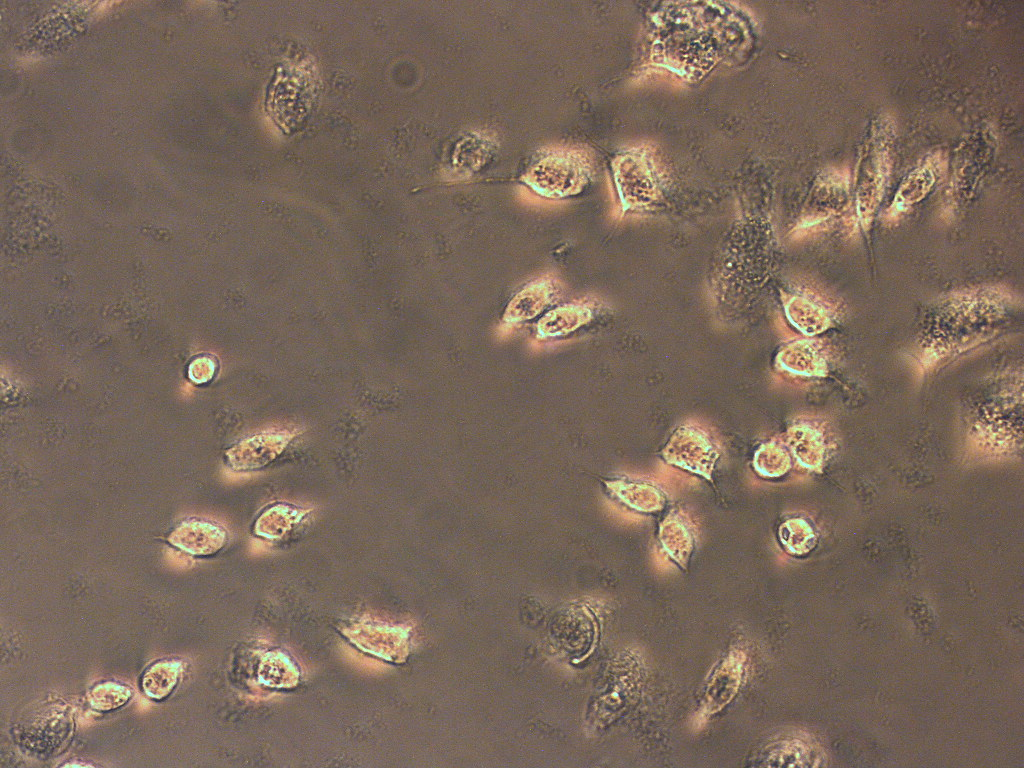
#> input picture cells/24h/09.0/image0030.bmp, 1024 x 768 px, found by its file name; its folder holds 2 pictures in this run
$ python main.py
#> lines starting #> are read from the running program, lines starting #| are printed output that depends on the picture
### image_processing.py
import os
import numpy as np
from PIL import Image

# Reads image from path and returns image and corresponding array
def read_image(path):
    im = Image.open(path)
    im_array = np.array(im).astype(np.int16)
    return im, im_array

# Verifies technique used based on characteristic magnitude of RGB channels (fluorescence is "darker")
def technique_identifier(img):
    verify = Image.open(img)
    verify_array = np.array(verify).astype(np.int16)
    avg = np.average(verify_array)
    if avg < 50:
        return 1
    else:
        return 0

# Takes average of pictures from a specified folder and returns it and corresponding array
def average_images(path):

    files = os.listdir(path)
    arrays = []

    for photo in files:
        img_path = path / photo
        img = Image.open(img_path)
#> img is the input picture: PIL image 1024x768 RGB; mean R, G, B 121.6, 103.4, 89.9
        img_array = np.array(img).astype(np.int16)
        arrays.append(img_array)

    avg_array = np.average(arrays, axis=0)
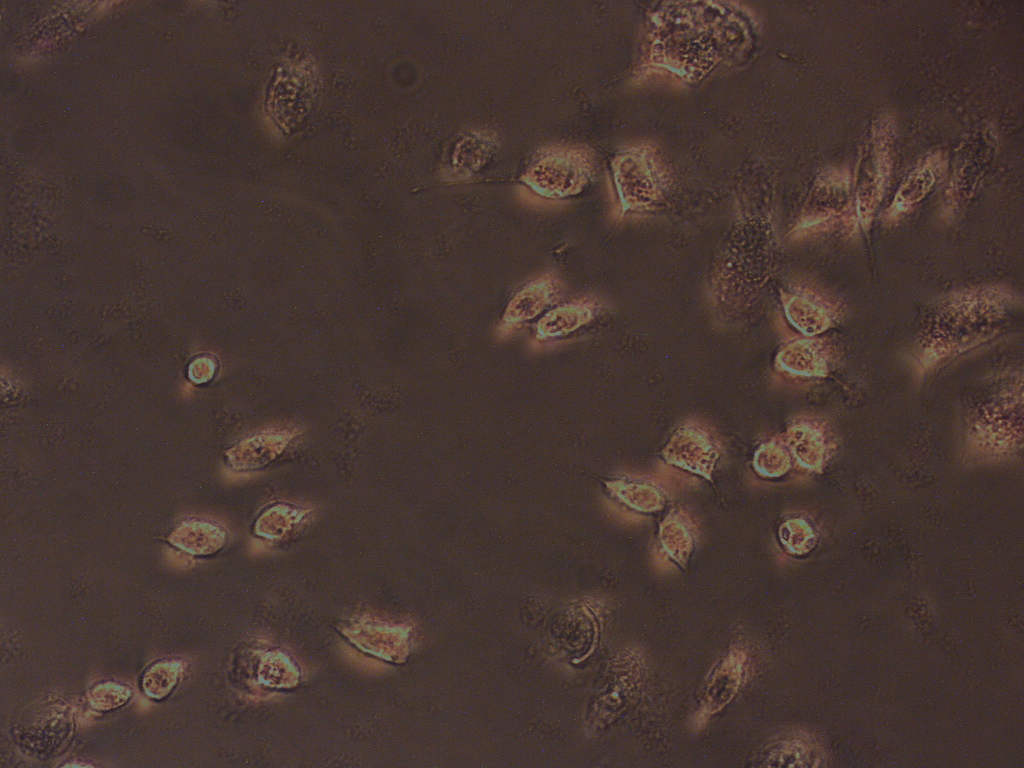
#> avg_array: shape (768, 1024, 3) float64; mean R, G, B 72.5, 55.4, 50.1
    avg_image = Image.fromarray(np.round(avg_array).astype(np.uint8))

    return avg_image, avg_array

# Applies LUMA conversion to generate brightness map from RGB image diference
def luma(img, param_luma):
    img_dif = np.zeros((img.shape[0], img.shape[1]))
    for i in range(3):
        img_dif[:, :] += param_luma[i]*np.clip(img[:, :, i], a_min=0, a_max=None)

    return img_dif

### loop.py
import os
import pandas as pd
from clusterization import image_clustering, db_update
from image_processing import read_image, technique_identifier, average_images, luma
from plot import plot_img, plot_dict


def loop(hr, concentrations, folder, param_luma, limiar, eps, min_samples):

    df_list = [] # List to storage dataframes from image clusterization
    for h in hr:
        for c in concentrations:

            culture_params = {'concentration': c, 'cultivation_time': h}

            # Folders
            path_cell = folder / fr'cells/{h}/{c}'
            path_media = folder / fr'media/{h}/{c}'
            path_map =  folder / fr'outputs'

            path_map.mkdir(parents=True, exist_ok=True)

            # Takes average image from culture media at concentration c and cultivation_time h
            initial_img, initial_img_array = average_images(path_media) # returns image and correponding array

            # Cells images taken at concentration c and cultivation_time h (both phase-contrast and fluorescece)
            cell_files = os.listdir(path_cell)

            for image_cell in cell_files:

                # Verifies technique used in the picture
                flag = technique_identifier(path_cell / image_cell)
#> in technique_identifier, `avg = np.average(verify_array)`: avg = 105
                if flag == 0:
                    # If contrast-phase is identified, image is saved and script follows to fluorescence corresponding image
                    contrast_img, contrast_img_array = read_image(path_cell / image_cell)
                    continue

                # If fluorescence is identified, script takes it
                image_celula_fluo = path_cell / image_cell
                final_img, final_img_array = read_image(image_celula_fluo)

                # Takes difference between it and media average, in order to get absorted light
                img_dif = luma(final_img_array - initial_img_array, param_luma) # Clips just positive differences (absorption regions) and converts to brightness map

                # Runs clusterization algorithm (DBSCAN)
                clusterized_img, binary_mask, unique_clusters, points, labels, rgb_brightness, n_clusters = image_clustering(img_dif,  limiar, eps, min_samples)

                # Updates clusters dataframe list with clusters data found on image
                db_cluster = db_update(unique_clusters, points, labels, img_dif, image_cell, h, c)
                df_imagem = pd.DataFrame(db_cluster)
                df_list.append(df_imagem)

                # Sets a support dictionary and structures result map from it
                dic = plot_dict(initial_img, final_img, image_cell, contrast_img, rgb_brightness, binary_mask, clusterized_img)
                plot_img(dic, culture_params, n_clusters, path_map)

    # Creates and save clusters database with Pandas
    df_clusters = pd.concat(df_list, ignore_index=True)
    df_clusters.to_excel(folder / 'outputs/Clusters database.xlsx', index_label=False)

### clusterization.py
import cv2
import numpy as np
import matplotlib.pyplot as plt
from sklearn.cluster import DBSCAN

def image_clustering(brightness_img: np.ndarray, brightness_limiar: int = 0.15, eps: float = 4, min_samples: int = 20):
    """
    Applies DBSCAN on an image to identify clusters based on brightness thresholding and generates a clustered image.

    Parameters:
    - brightness_img (np.ndarray): Grayscale input image matrix.
    - brightness_limiar (float): Minimum normalized brightness threshold (0.0 to 1.0) to filter pixels.
    - eps (float): DBSCAN parameter defining the maximum neighborhood distance for two points to be considered in the same cluster.
    - min_samples (int): Minimum number of pixels required to form a dense region (cluster).

    Returns:
    - clusterized_img (np.ndarray): RGB image (uint8) where pixels are color-coded by cluster ID, and noise is colored red.
    - binary_mask (np.ndarray): Binary mask image where values are 1 for pixels above the brightness threshold and 0 elsewhere.
    - unique_clusters (set): Set of unique cluster labels identified by DBSCAN (excluding noise label -1).
    - points (np.ndarray): Array of 2D coordinates (y, x) of all pixels that passed the threshold.
    - label (np.ndarray): Cluster label assignment for each point in 'points' (-1 represents noise).
    - rgb_brightness (np.ndarray): Normalized grayscale image with values scaled between 0.0 and 1.0.
    - n_clusters (int): Total count of valid clusters detected (excluding noise).
    """

    # Normalize
    rgb_brightness = cv2.normalize(brightness_img, None, 0, 1, cv2.NORM_MINMAX)

    # Applies brightness threshold
    _, binary_mask = cv2.threshold(rgb_brightness, brightness_limiar, 1, cv2.THRESH_BINARY)

    # Threshold points array coordinates
    points = np.column_stack(np.where(binary_mask > 0))  # (y, x)

    # Applies DBSCAN
    dbscan = DBSCAN(eps=eps, min_samples=min_samples)
    labels = dbscan.fit_predict(points)

    # Generates RGB clusterized image
    clusterized_img = np.zeros((*brightness_img.shape, 3), dtype=np.uint8)

    # Number of clusters (excluding noise label -1)
    unique_clusters = set(labels) - {-1}
    n_clusters = len(unique_clusters)

    # Generates color map
    cmap = plt.colormaps["tab20"].resampled(n_clusters)
    cores = (cmap(np.arange(n_clusters))[:, :3] * 255).astype(np.uint8)

    # Clusters coloring
    for (y, x), label in zip(points, labels):
        if label == -1:  # noise points
            clusterized_img[y, x] = (0, 0, 255)  # red
        else:
            clusterized_img[y, x] = cores[label % n_clusters]

    return clusterized_img, binary_mask, unique_clusters, points, labels, rgb_brightness, n_clusters

def db_update(unique_clusters, points, labels, brightness_img, image_cell, h, c):

    db_cluster = {
        "Cultivation time": [],
        "Silica concentration": [],
        "Image": [],
        "cluster": [],
        "n_pixels": [],
        "sum_brightness": [],
        "max_brightness": [],
        "min_brightness": [],
        "mean_brightness": [],
        }

    for item in unique_clusters:
        coords = points[labels == item]
        values = brightness_img[coords[:, 0], coords[:, 1]]
        db_cluster["cluster"].append(item)
        db_cluster["n_pixels"].append(len(values))
        db_cluster["sum_brightness"].append(int(values.sum()))
        db_cluster["max_brightness"].append(int(values.max()))
        db_cluster["min_brightness"].append(int(values.min()))
        db_cluster["mean_brightness"].append(float(values.mean()))

    db_cluster["Cultivation time"] = h
    db_cluster["Silica concentration"] = c
    db_cluster["Image"]= image_cell[:-4]

    return db_cluster

### plot.py
import matplotlib.pyplot as plt

# Generates result map from orchestrator dictionary
def plot_img(dic, culture_params, n_clusters, folder):

    map_fig, ax = plt.subplots(2, 2, figsize=(12, 8))

    for image, param_graph in dic.items():
        a, b = param_graph['subplot'][0], param_graph['subplot'][1]
        ax[a, b].imshow(param_graph['image'], cmap=param_graph['cmap'], alpha=param_graph['alpha'])
        ax[a, b].set_title(param_graph['title'], fontweight='bold')
        ax[a, b].set_axis_off()

    title = f'{dic["final_img"]["title"].capitalize()} Silica absortion map - Culture time {culture_params["cultivation_time"]} and Concentration {culture_params["concentration"]} mM'
    ax[1, 1].text(0.57, -0.06, f"Number of clusters: {n_clusters}", transform=ax[1, 1].transAxes, ha="left", va="bottom", fontsize=9, color="black")
    map_fig.suptitle(title, fontweight='bold', fontsize=13)

    map_fig.savefig(folder / rf'{culture_params["concentration"]} - {culture_params["cultivation_time"]} -  {dic["final_img"]["title"]}.jpg', format='jpg', dpi=1000)
    print(f'✅ Saving {culture_params["concentration"]} - {culture_params["cultivation_time"]} -  {dic["final_img"]["title"]}.jpg')

    # Clear the current axes.
    plt.cla()
    # Clear the current figure.
    plt.clf()
    # Closes all the figure windows.
    plt.close('all')

# Elaborates orchestrator dictionary from results
def plot_dict(initial_img, final_img, image_cell, contrast_img, rgb_brightness, binary_mask, clusterized_img):
    dic = {'initial_img': {'image': initial_img, 'subplot': [0, 0], 'title': 'No culture media average', 'alpha': 1, 'cmap' : None},
                   'final_img': {'image': final_img, 'subplot': [0, 1], 'title': image_cell[:-4].capitalize(), 'alpha': 1, 'cmap' : None},
                   'contrat': {'image': contrast_img, 'subplot': [1, 0], 'title': 'Phase-contrast image', 'alpha': 0.8, 'cmap' : None},
                   'luma': {'image': rgb_brightness, 'subplot': [1, 0], 'title': 'Phase-contrast image + Absorption map', 'alpha': binary_mask, 'cmap' : 'Reds'},
                   'clusters': {'image': clusterized_img, 'subplot': [1, 1], 'title': 'Clusterization', 'alpha': 1, 'cmap' : None}
                   }

    return dic

### main.py
from loop import loop
from pathlib import Path

# Cells culture parameters
cultivation_times = ['24h'] # Example based on provided sample data
concentartions = ['09.0'] # Example based on provided sample data

# Luma parameters
param_luma = [0.299, 0.587, 0.114]

# DBSCAN parameters
limiar = 0.15
eps = 4
min_samples = 20

# Images folder
folder = r'./' #example

if __name__ == '__main__':

    folder_path = Path(folder)

    loop(cultivation_times, concentartions, folder_path, param_luma, limiar, eps, min_samples)
